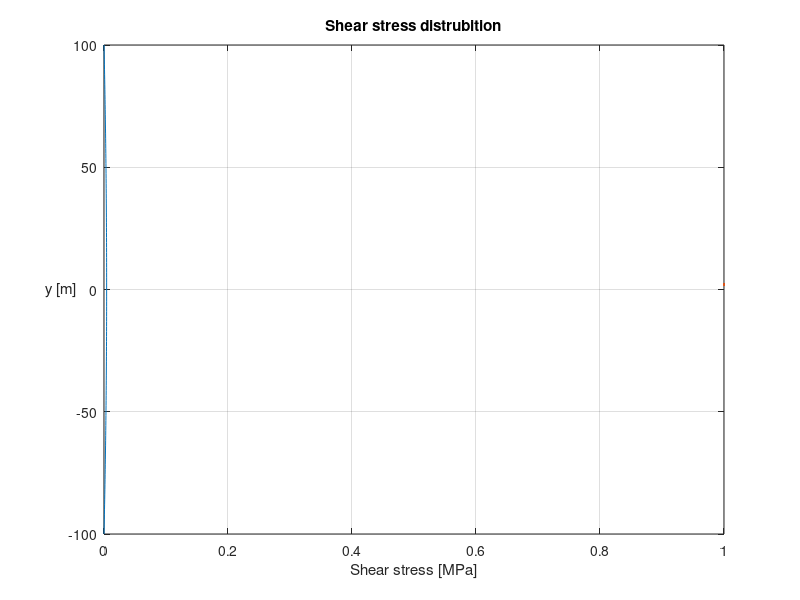

Recreate this plot in MATLAB.

y = linspace(-100,100,100);

V = 100;
c = 100;

tau = (4*V)./(3*pi.*c.^4).*(c.^2-y.^2);


plot(tau,y,LineWidth=2)

grid on
title('Shear stress distrubition')
xlabel('Shear stress [MPa]')
ylabel('y [m]')
hYLabel = get(gca,'YLabel');
set(hYLabel,'rotation',0,'VerticalAlignment','middle')

